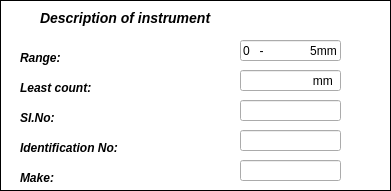
           <widget class="QGroupBox" name="groupBox_23">
            <property name="geometry">
             <rect>
              <x>930</x>
              <y>80</y>
              <width>391</width>
              <height>191</height>
             </rect>
            </property>
            <property name="styleSheet">
             <string notr="true">QGroupBox{background-color: white;
    border: 1px solid black;
    margin-top: 0.5em;
}
</string>
            </property>
            <property name="title">
             <string/>
            </property>
            <widget class="QLabel" name="label_121">
             <property name="geometry">
              <rect>
               <x>40</x>
               <y>10</y>
               <width>301</width>
               <height>17</height>
              </rect>
             </property>
             <property name="text">
              <string>&lt;h3&gt;&lt;i&gt;Description of instrument&lt;/i&gt;&lt;/h3&gt;</string>
             </property>
            </widget>
            <widget class="QLabel" name="label_122">
             <property name="geometry">
              <rect>
               <x>20</x>
               <y>50</y>
               <width>54</width>
               <height>17</height>
              </rect>
             </property>
             <property name="text">
              <string>&lt;b&gt;&lt;i&gt;Range:
</string>
             </property>
            </widget>
            <widget class="QLabel" name="label_123">
             <property name="geometry">
              <rect>
               <x>20</x>
               <y>80</y>
               <width>101</width>
               <height>17</height>
              </rect>
             </property>
             <property name="text">
              <string>&lt;b&gt;&lt;i&gt;Least count:</string>
             </property>
            </widget>
            <widget class="QLabel" name="label_124">
             <property name="geometry">
              <rect>
               <x>20</x>
               <y>110</y>
               <width>54</width>
               <height>17</height>
              </rect>
             </property>
             <property name="text">
              <string>&lt;b&gt;&lt;i&gt;SI.No:</string>
             </property>
            </widget>
            <widget class="QLabel" name="label_125">
             <property name="geometry">
              <rect>
               <x>20</x>
               <y>140</y>
               <width>121</width>
               <height>17</height>
              </rect>
             </property>
             <property name="text">
              <string>&lt;b&gt;&lt;i&gt;Identification No:</string>
             </property>
            </widget>
            <widget class="QLabel" name="label_126">
             <property name="geometry">
              <rect>
               <x>20</x>
               <y>170</y>
               <width>54</width>
               <height>17</height>
              </rect>
             </property>
             <property name="text">
              <string>&lt;b&gt;&lt;i&gt;Make:</string>
             </property>
            </widget>
            <widget class="QLineEdit" name="lineEdit_65">
             <property name="geometry">
              <rect>
               <x>240</x>
               <y>40</y>
               <width>101</width>
               <height>21</height>
              </rect>
             </property>
             <property name="text">
              <string>0   -              5mm</string>
             </property>
            </widget>
            <widget class="QLineEdit" name="lineEdit_66">
             <property name="geometry">
              <rect>
               <x>240</x>
               <y>70</y>
               <width>101</width>
               <height>21</height>
              </rect>
             </property>
             <property name="text">
              <string>                     mm</string>
             </property>
            </widget>
            <widget class="QLineEdit" name="lineEdit_67">
             <property name="geometry">
              <rect>
               <x>240</x>
               <y>100</y>
               <width>101</width>
               <height>21</height>
              </rect>
             </property>
            </widget>
            <widget class="QLineEdit" name="lineEdit_68">
             <property name="geometry">
              <rect>
               <x>240</x>
               <y>130</y>
               <width>101</width>
               <height>21</height>
              </rect>
             </property>
            </widget>
            <widget class="QLineEdit" name="lineEdit_69">
             <property name="geometry">
              <rect>
               <x>240</x>
               <y>160</y>
               <width>101</width>
               <height>21</height>
              </rect>
             </property>
            </widget>
           </widget>
